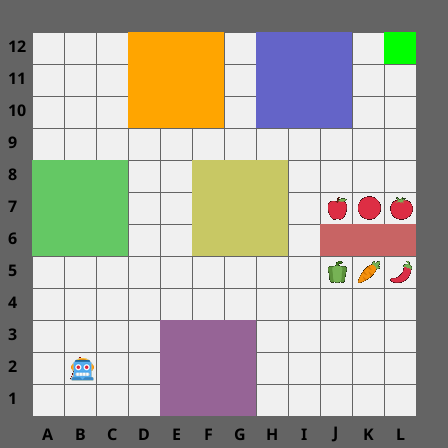
#> input picture src/test_script/action_entropy/minigrid_debug.png, 448 x 448 px
$ python temperature_entropy_analysis.py
#> lines starting #> are read from the running program, lines starting #| are printed output that depends on the picture
"""
Temperature vs Entropy Analysis
================================
Temperature 변화에 따른 Entropy 분포 및 답변 경향성 분석

실험 설계:
- Temperature: 0.2 ~ 1.5, 0.15 단위
- Language Prompt: 3가지 (불확실/확실/이상함)
- 반복: 각 조합당 5회
"""

import os
import sys
import json
import numpy as np
import matplotlib.pyplot as plt
from datetime import datetime
from PIL import Image
from typing import Dict, List, Tuple
import warnings
warnings.filterwarnings('ignore')

# Google Generative AI
from google import genai
from google.oauth2 import service_account

# GCP 인증 설정
KEY_PATH = "/home/syaro/stan_GCP_API.json"
PROJECT_ID = "composed-hash-485105-k5"
LOCATION = "us-central1"

# ============================================
# 설정
# ============================================
MODEL_ID = "gemini-2.0-flash"  # gemini-2.5-flash causes 404 due to library alias issue
IMAGE_PATH = "../minigrid_debug.png"

# Temperature 범위
TEMPERATURES = np.arange(0.2, 1.55, 0.15).round(2).tolist()  # [0.2, 0.35, ..., 1.5]

# Language Prompts
PROMPTS = {
    "uncertain": "move toward toilet, usually colored room is toilet.",
    "certain": "i'm hungry. grab some apple",
    "strange": "find and move toward desktop pc"
}

N_RUNS = 5  # 각 조합당 반복 횟수

# 결과 저장 경로
RESULTS_DIR = "./results"
LOG_FILE = "./analysis_log.json"

# ============================================
# System Prompt (노트북과 동일)
# ============================================
SYSTEM_PROMPT_STEPWISE = """
## ROLE
You are a well-calibrated robot controller that assigns probabilities to actions.

## ACTION SPACE
- "north": Move up (↑)
- "south": Move down (↓)
- "west": Move left (←)
- "east": Move right (→)

## IMAGE ANALYSIS
Analyze the image to identify:
- Robot position (blue agent)
- Target objects (fruits, goals, etc.)
- Obstacles (walls, barriers)
- Open paths

Use this information to inform your probability assignments.

## TASK (Verbalized Confidence)

For each of 3 steps, answer: "What is the probability that each direction is CORRECT?"

## HOW TO THINK

1. Analyze the IMAGE: Where is the robot? Where are targets/obstacles?

2. Interpret the COMMAND: What does the user want?
   - Specific direction ("move east") → prioritize that direction
   - Target-based ("go to apple") → find target in image, move toward it
   - Unknown target → use your knowledge, or spread if truly unidentifiable

3. Combine image + command to assign probabilities:
   - CONFIDENT: concentrate probability (0.7-0.95 on best direction)
   - PARTIAL INFO: moderate concentration (0.4-0.6 on likely directions)
   - UNCERTAIN: spread, but show any slight preferences you have

## EXECUTABILITY
Rate how well you can execute the command (0.0 to 1.0):
- 1.0: Clear target visible, clear path
- 0.5-0.8: Target visible but path unclear, or partial match
- 0.1-0.4: Target not visible but can make educated guess
- 0.0: Cannot determine anything

## OUTPUT FORMAT (STRICT JSON)
{
  "executability": 0.0-1.0,
  "step1": {"north": P, "south": P, "west": P, "east": P},
  "step2": {"north": P, "south": P, "west": P, "east": P},
  "step3": {"north": P, "south": P, "west": P, "east": P},
  "best_guesses": ["direction1", "direction2", "direction3"],
  "reasoning": "Brief explanation (≤50 chars)"
}
"""


# ============================================
# 유틸리티 함수
# ============================================
def calculate_entropy(probs: dict) -> float:
    """Shannon Entropy 계산"""
    values = np.array(list(probs.values()))
    values = values[values > 0]
    if len(values) == 0:
        return 0.0
    return -np.sum(values * np.log2(values))


def normalize_probs(probs: dict) -> dict:
    """확률 정규화"""
    total = sum(probs.values())
    if total == 0:
        return {k: 0.25 for k in probs}
    return {k: v / total for k, v in probs.items()}


def run_single_experiment(
    client,
    user_command: str,
    image: Image.Image,
    temperature: float
) -> dict:
    """단일 실험 실행"""

    formatted_prompt = f"""## USER COMMAND:
{user_command}

Assign probability distribution for each of 3 steps."""

    try:
        response = client.models.generate_content(
            model=MODEL_ID,
            contents=[formatted_prompt, image],
            config=genai.types.GenerateContentConfig(
                system_instruction=SYSTEM_PROMPT_STEPWISE,
                response_mime_type="application/json",
                temperature=temperature,
                thinking_config=genai.types.ThinkingConfig(thinking_budget=0)
            )
        )

        raw_output = response.candidates[0].content.parts[0].text.strip()
        result = json.loads(raw_output)

        # Entropy 계산
        steps = {}
        entropies = []

        for i in range(1, 4):
            step_key = f"step{i}"
            if step_key in result:
                step_probs = result[step_key]
                prob_sum = sum(step_probs.values())
                if abs(prob_sum - 1.0) > 0.01:
                    step_probs = normalize_probs(step_probs)
                steps[step_key] = step_probs
                entropies.append(calculate_entropy(step_probs))
            else:
                steps[step_key] = {"north": 0.25, "south": 0.25, "west": 0.25, "east": 0.25}
                entropies.append(2.0)

        # 가중 평균 (50/30/20)
        weights = [0.5, 0.3, 0.2]
        weighted_entropy = np.average(entropies, weights=weights)

        return {
            'success': True,
            'executability': result.get('executability', 0.5),
            'steps': steps,
            'entropies': entropies,
            'weighted_entropy': weighted_entropy,
            'best_guesses': result.get('best_guesses', []),
            'reasoning': result.get('reasoning', ''),
            'raw': raw_output
        }

    except Exception as e:
        return {
            'success': False,
            'error': str(e),
            'entropies': [2.0, 2.0, 2.0],
            'weighted_entropy': 2.0
        }


def run_experiment_batch(
    client,
    prompt_name: str,
    prompt_text: str,
    image: Image.Image,
    temperature: float,
    n_runs: int
) -> dict:
    """배치 실험 실행"""

    results = []
    entropies = []
    executabilities = []
    best_guesses_count = {"north": 0, "south": 0, "west": 0, "east": 0}

    for run_idx in range(n_runs):
        result = run_single_experiment(client, prompt_text, image, temperature)
        results.append(result)

        if result['success']:
            entropies.append(result['weighted_entropy'])
            executabilities.append(result['executability'])

            # Best guess 카운트
            for guess in result.get('best_guesses', []):
                if guess in best_guesses_count:
                    best_guesses_count[guess] += 1

    # 통계 계산
    if entropies:
        entropy_mean = np.mean(entropies)
        entropy_std = np.std(entropies)
        entropy_min = np.min(entropies)
        entropy_max = np.max(entropies)
    else:
        entropy_mean = entropy_std = entropy_min = entropy_max = 2.0

    if executabilities:
        exec_mean = np.mean(executabilities)
        exec_std = np.std(executabilities)
    else:
        exec_mean = exec_std = 0.5

    # Best guess 비율
    total_guesses = sum(best_guesses_count.values())
    if total_guesses > 0:
        best_guess_ratio = {k: v / total_guesses for k, v in best_guesses_count.items()}
    else:
        best_guess_ratio = {k: 0.25 for k in best_guesses_count}

    return {
        'prompt_name': prompt_name,
        'prompt_text': prompt_text,
        'temperature': temperature,
        'n_runs': n_runs,
        'success_count': len(entropies),
        'entropy_mean': entropy_mean,
        'entropy_std': entropy_std,
        'entropy_min': entropy_min,
        'entropy_max': entropy_max,
        'exec_mean': exec_mean,
        'exec_std': exec_std,
        'best_guess_ratio': best_guess_ratio,
        'raw_results': results
    }


def save_results(all_results: List[dict], output_path: str):
    """결과를 JSON으로 저장"""
    # numpy 타입 변환
    def convert_numpy(obj):
        if isinstance(obj, np.ndarray):
            return obj.tolist()
        elif isinstance(obj, (np.float32, np.float64)):
            return float(obj)
        elif isinstance(obj, (np.int32, np.int64)):
            return int(obj)
        elif isinstance(obj, dict):
            return {k: convert_numpy(v) for k, v in obj.items()}
        elif isinstance(obj, list):
            return [convert_numpy(v) for v in obj]
        return obj

    converted = convert_numpy(all_results)

    with open(output_path, 'w', encoding='utf-8') as f:
        json.dump(converted, f, indent=2, ensure_ascii=False)

    print(f"[INFO] 결과 저장: {output_path}")


def create_analysis_plots(all_results: List[dict], output_dir: str):
    """분석 플롯 생성"""

    # 데이터 정리 (pandas 없이)
    data_by_prompt = {p: {'temps': [], 'entropy_means': [], 'entropy_stds': [],
                          'exec_means': [], 'best_east': [], 'best_north': [],
                          'best_south': [], 'best_west': []}
                      for p in PROMPTS.keys()}

    for r in all_results:
        p = r['prompt_name']
        data_by_prompt[p]['temps'].append(r['temperature'])
        data_by_prompt[p]['entropy_means'].append(r['entropy_mean'])
        data_by_prompt[p]['entropy_stds'].append(r['entropy_std'])
        data_by_prompt[p]['exec_means'].append(r['exec_mean'])
        data_by_prompt[p]['best_east'].append(r['best_guess_ratio'].get('east', 0))
        data_by_prompt[p]['best_north'].append(r['best_guess_ratio'].get('north', 0))
        data_by_prompt[p]['best_south'].append(r['best_guess_ratio'].get('south', 0))
        data_by_prompt[p]['best_west'].append(r['best_guess_ratio'].get('west', 0))

    # ============================================
    # Plot 1: Temperature vs Entropy (by prompt)
    # ============================================
    fig, axes = plt.subplots(2, 2, figsize=(14, 10))
    fig.suptitle('Temperature vs Entropy Analysis', fontsize=16, fontweight='bold')

    # 1-1: Entropy Mean by Temperature
    ax1 = axes[0, 0]
    for prompt_name in PROMPTS.keys():
        d = data_by_prompt[prompt_name]
        ax1.errorbar(
            d['temps'],
            d['entropy_means'],
            yerr=d['entropy_stds'],
            label=prompt_name,
            marker='o',
            capsize=3
        )
    ax1.set_xlabel('Temperature')
    ax1.set_ylabel('Entropy (bits)')
    ax1.set_title('Entropy Mean ± STD vs Temperature')
    ax1.legend()
    ax1.grid(True, alpha=0.3)
    ax1.axhline(y=2.0, color='gray', linestyle='--', alpha=0.5)

    # 1-2: Entropy STD by Temperature
    ax2 = axes[0, 1]
    for prompt_name in PROMPTS.keys():
        d = data_by_prompt[prompt_name]
        ax2.plot(d['temps'], d['entropy_stds'], label=prompt_name, marker='s')
    ax2.set_xlabel('Temperature')
    ax2.set_ylabel('Entropy STD')
    ax2.set_title('Entropy Variance vs Temperature')
    ax2.legend()
    ax2.grid(True, alpha=0.3)

    # 1-3: Executability by Temperature
    ax3 = axes[1, 0]
    for prompt_name in PROMPTS.keys():
        d = data_by_prompt[prompt_name]
        ax3.plot(d['temps'], d['exec_means'], label=prompt_name, marker='^')
    ax3.set_xlabel('Temperature')
    ax3.set_ylabel('Executability')
    ax3.set_title('Executability vs Temperature')
    ax3.legend()
    ax3.grid(True, alpha=0.3)

    # 1-4: East bias by Temperature
    ax4 = axes[1, 1]
    for prompt_name in PROMPTS.keys():
        d = data_by_prompt[prompt_name]
        ax4.plot(d['temps'], d['best_east'], label=prompt_name, marker='d')
    ax4.set_xlabel('Temperature')
    ax4.set_ylabel('East Selection Ratio')
    ax4.set_title('East Direction Bias vs Temperature')
    ax4.legend()
    ax4.grid(True, alpha=0.3)
    ax4.axhline(y=0.25, color='gray', linestyle='--', alpha=0.5)

    plt.tight_layout()
    plt.savefig(os.path.join(output_dir, 'temperature_entropy_analysis.png'), dpi=150)
    plt.close()

    # ============================================
    # Plot 2: Direction Distribution Heatmap
    # ============================================
    fig, axes = plt.subplots(1, 3, figsize=(15, 5))
    fig.suptitle('Direction Distribution by Temperature', fontsize=14, fontweight='bold')

    for idx, prompt_name in enumerate(PROMPTS.keys()):
        ax = axes[idx]
        d = data_by_prompt[prompt_name]

        # 온도순 정렬
        sorted_indices = np.argsort(d['temps'])
        sorted_temps = [d['temps'][i] for i in sorted_indices]

        heatmap_data = np.array([
            [d['best_north'][i] for i in sorted_indices],
            [d['best_south'][i] for i in sorted_indices],
            [d['best_west'][i] for i in sorted_indices],
            [d['best_east'][i] for i in sorted_indices]
        ])

        im = ax.imshow(heatmap_data, cmap='YlOrRd', aspect='auto', vmin=0, vmax=1)
        ax.set_yticks(range(4))
        ax.set_yticklabels(['North', 'South', 'West', 'East'])
        ax.set_xticks(range(len(sorted_temps)))
        ax.set_xticklabels([f'{t:.2f}' for t in sorted_temps], rotation=45)
        ax.set_xlabel('Temperature')
        ax.set_title(f'{prompt_name}')

        # 값 표시
        for i in range(4):
            for j in range(len(sorted_temps)):
                val = heatmap_data[i, j]
                color = 'white' if val > 0.5 else 'black'
                ax.text(j, i, f'{val:.2f}', ha='center', va='center', color=color, fontsize=8)

    plt.colorbar(im, ax=axes, label='Selection Ratio', shrink=0.8)
    plt.tight_layout()
    plt.savefig(os.path.join(output_dir, 'direction_distribution_heatmap.png'), dpi=150)
    plt.close()

    # ============================================
    # Plot 3: Entropy Distribution Box Plot
    # ============================================
    fig, axes = plt.subplots(1, 3, figsize=(15, 5))
    fig.suptitle('Entropy Distribution by Prompt Type', fontsize=14, fontweight='bold')

    for idx, prompt_name in enumerate(PROMPTS.keys()):
        ax = axes[idx]
        prompt_results = [r for r in all_results if r['prompt_name'] == prompt_name]

        # 각 temperature별 entropy 값 수집
        temp_entropies = {}
        for r in prompt_results:
            temp = r['temperature']
            raw_entropies = [rr['weighted_entropy'] for rr in r['raw_results'] if rr['success']]
            temp_entropies[temp] = raw_entropies

        # Box plot
        positions = list(range(len(TEMPERATURES)))
        bp = ax.boxplot(
            [temp_entropies.get(t, []) for t in TEMPERATURES],
            positions=positions,
            patch_artist=True
        )

        for patch in bp['boxes']:
            patch.set_facecolor('lightblue')
            patch.set_alpha(0.7)

        ax.set_xticks(positions)
        ax.set_xticklabels([f'{t:.2f}' for t in TEMPERATURES], rotation=45)
        ax.set_xlabel('Temperature')
        ax.set_ylabel('Entropy (bits)')
        ax.set_title(f'{prompt_name}')
        ax.grid(True, alpha=0.3)
        ax.axhline(y=2.0, color='red', linestyle='--', alpha=0.5)

    plt.tight_layout()
    plt.savefig(os.path.join(output_dir, 'entropy_boxplot_by_temperature.png'), dpi=150)
    plt.close()

    print(f"[INFO] 플롯 저장 완료: {output_dir}")


def main():
    """메인 실행 함수"""

    print("=" * 70)
    print("Temperature vs Entropy Analysis")
    print("=" * 70)
    print(f"Temperature range: {TEMPERATURES}")
    print(f"Prompts: {list(PROMPTS.keys())}")
    print(f"Runs per combination: {N_RUNS}")
    print(f"Total experiments: {len(TEMPERATURES) * len(PROMPTS) * N_RUNS}")
    print("=" * 70)

    # 결과 폴더 생성
    timestamp = datetime.now().strftime("%Y%m%d_%H%M%S")
    results_dir = os.path.join(RESULTS_DIR, f"run_{timestamp}")
    os.makedirs(results_dir, exist_ok=True)

    # Gemini 클라이언트 초기화 (VertexAI)
    scopes = ['https://www.googleapis.com/auth/cloud-platform']
    credentials = service_account.Credentials.from_service_account_file(
        KEY_PATH, scopes=scopes
    )
    client = genai.Client(
        vertexai=True,
        project=PROJECT_ID,
        location=LOCATION,
        credentials=credentials
    )

    # 이미지 로드
    script_dir = os.path.dirname(os.path.abspath(__file__))
    image_path = os.path.join(script_dir, IMAGE_PATH)
    image = Image.open(image_path)
#> image is the input picture: PIL image 448x448 RGB; mean R, G, B 177.2, 174.2, 163
    print(f"[INFO] 이미지 로드: {image_path}")

    # 전체 결과 저장
    all_results = []

    # 실험 실행
    total_combinations = len(TEMPERATURES) * len(PROMPTS)
    current = 0

    for temp in TEMPERATURES:
        for prompt_name, prompt_text in PROMPTS.items():
            current += 1
            print(f"\n[{current}/{total_combinations}] Temperature={temp}, Prompt={prompt_name}")

            batch_result = run_experiment_batch(
                client=client,
                prompt_name=prompt_name,
                prompt_text=prompt_text,
                image=image,
                temperature=temp,
                n_runs=N_RUNS
            )

            all_results.append(batch_result)

            # 중간 결과 출력
            print(f"   Entropy: {batch_result['entropy_mean']:.4f} ± {batch_result['entropy_std']:.4f}")
            print(f"   Exec: {batch_result['exec_mean']:.2f}")
            print(f"   Best guesses: {batch_result['best_guess_ratio']}")
#> after the loop, all_results = 30 items; current = 30

    # 결과 저장
    save_results(all_results, os.path.join(results_dir, 'raw_results.json'))
#> in save_results, `converted = convert_numpy(all_results)`: converted = 30 items

    # 플롯 생성
    create_analysis_plots(all_results, results_dir)
#> the loop in create_analysis_plots, `for r in all_results:` made 30 passes
#> p on passes 1 to 12: 'uncertain', 'certain', 'strange', 'uncertain', 'certain', 'strange', 'uncertain', 'certain', 'strange', 'uncertain', 'certain', 'strange'
#> in create_analysis_plots, `plt.savefig(os.path.join(output_dir, 'temperature_entropy_analysis.png..`:
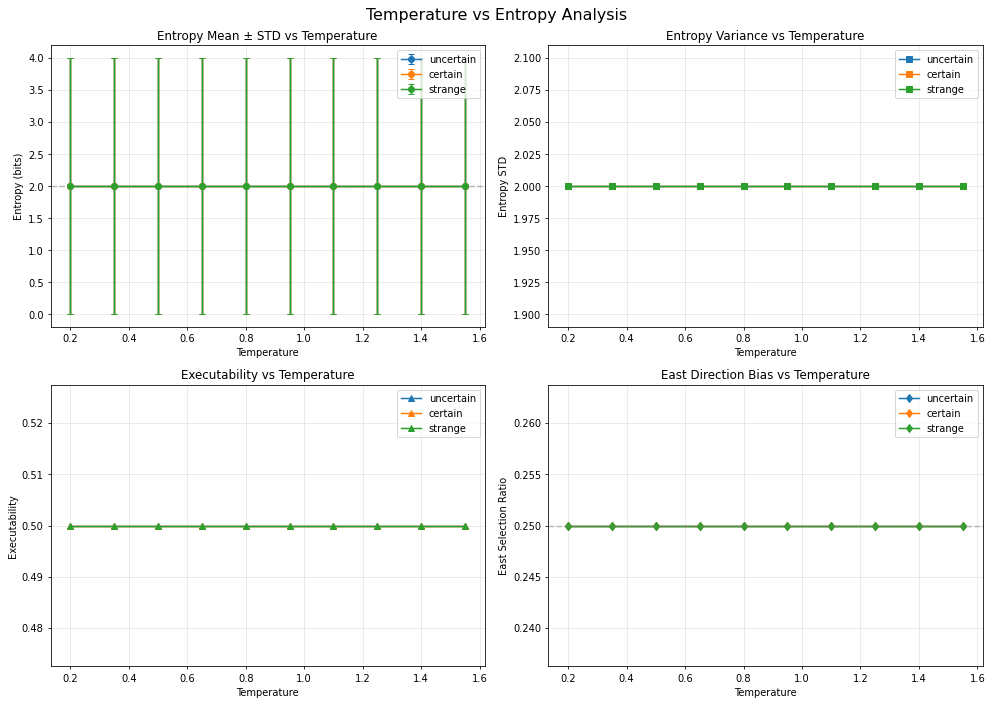
#> figure drawn by matplotlib, 4 panels
#> in create_analysis_plots, `plt.savefig(os.path.join(output_dir, 'direction_distribution_heatmap.p..`:
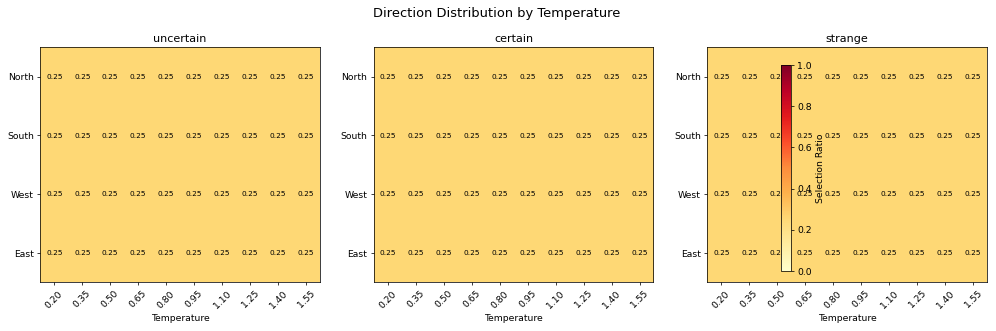
#> figure drawn by matplotlib, 4 panels
#> in create_analysis_plots, `plt.savefig(os.path.join(output_dir, 'entropy_boxplot_by_temperature.p..`:
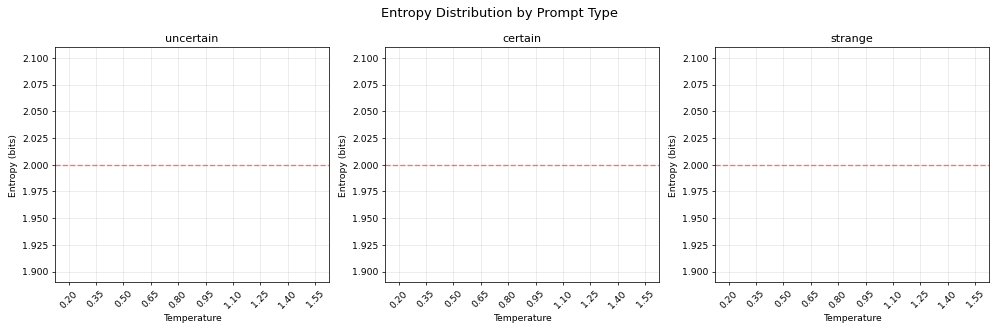
#> figure drawn by matplotlib, 3 panels

    # 요약 출력
    print("\n" + "=" * 70)
    print("실험 완료!")
    print("=" * 70)
    print(f"결과 저장 위치: {results_dir}")

    # 요약 테이블
    print("\n📊 요약 테이블")
    print("-" * 70)
    print(f"{'Prompt':<12} {'Temp':<6} {'Entropy':<20} {'Exec':<8} {'East Bias':<10}")
    print("-" * 70)

    for r in all_results:
        print(f"{r['prompt_name']:<12} {r['temperature']:<6.2f} "
              f"{r['entropy_mean']:.4f} ± {r['entropy_std']:.4f}   "
              f"{r['exec_mean']:<8.2f} {r['best_guess_ratio'].get('east', 0):<10.2f}")
#> this loop made 30 passes
#| uncertain    0.20   2.0000 ± 2.0000   0.50     0.25
#| certain      0.20   2.0000 ± 2.0000   0.50     0.25
#| strange      0.20   2.0000 ± 2.0000   0.50     0.25
#> (further printed lines are left out)

    return all_results


if __name__ == "__main__":
    results = main()
#> results = 30 items
